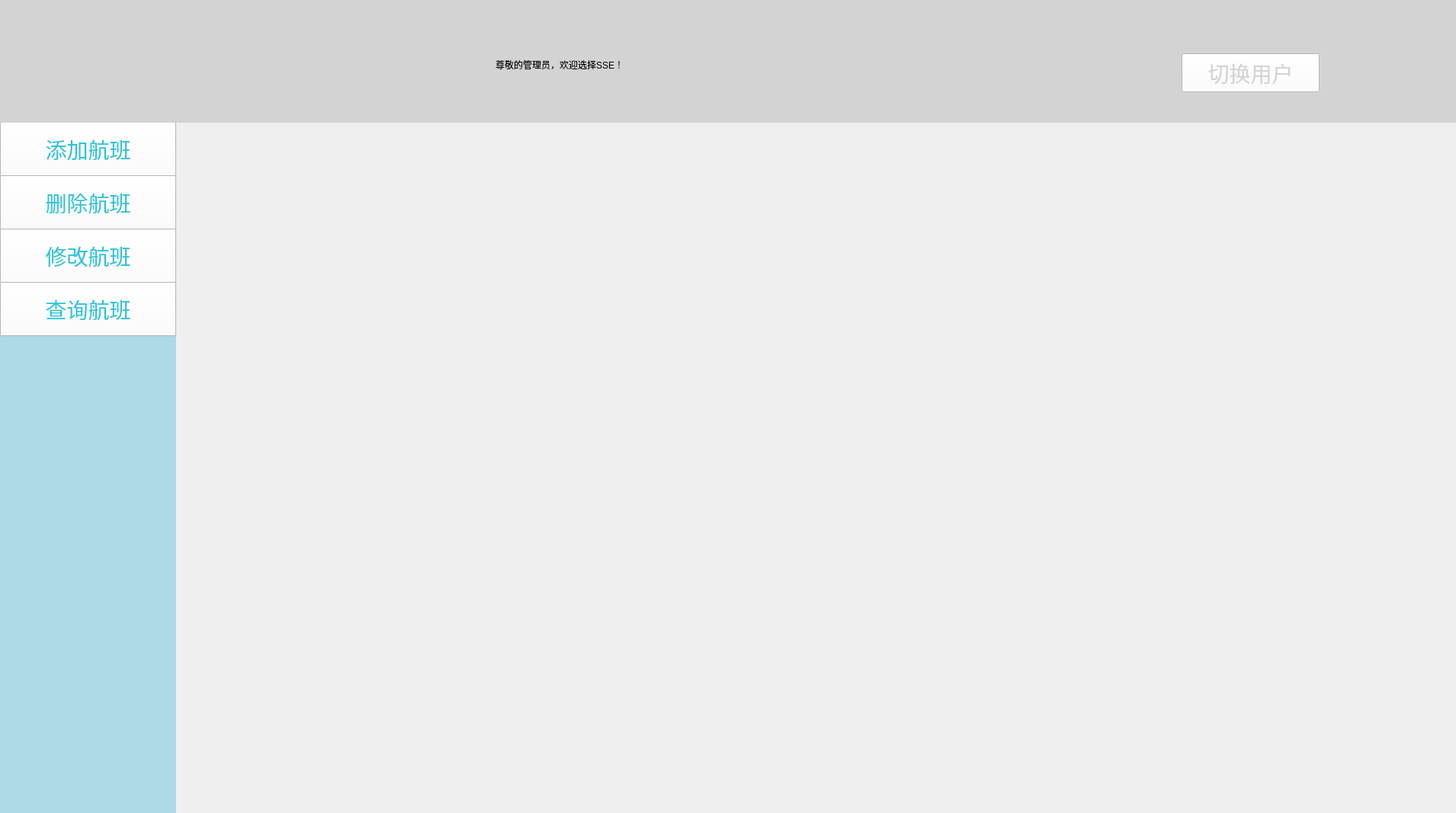
<?xml version="1.0" encoding="UTF-8"?>
<ui version="4.0">
 <class>homemanager</class>
 <widget class="QWidget" name="homemanager">
  <property name="geometry">
   <rect>
    <x>0</x>
    <y>0</y>
    <width>1910</width>
    <height>1067</height>
   </rect>
  </property>
  <property name="windowTitle">
   <string>Form</string>
  </property>
  <widget class="QStackedWidget" name="stackedWidget">
   <property name="geometry">
    <rect>
     <x>230</x>
     <y>160</y>
     <width>1900</width>
     <height>911</height>
    </rect>
   </property>
   <property name="sizePolicy">
    <sizepolicy hsizetype="Maximum" vsizetype="Maximum">
     <horstretch>0</horstretch>
     <verstretch>0</verstretch>
    </sizepolicy>
   </property>
   <property name="styleSheet">
    <string notr="true"/>
   </property>
   <property name="currentIndex">
    <number>0</number>
   </property>
   <widget class="QWidget" name="page">
    <widget class="QWidget" name="widget_2" native="true">
     <property name="geometry">
      <rect>
       <x>110</x>
       <y>50</y>
       <width>579</width>
       <height>109</height>
      </rect>
     </property>
    </widget>
   </widget>
   <widget class="QWidget" name="page_2"/>
  </widget>
  <widget class="QWidget" name="widget_3" native="true">
   <property name="geometry">
    <rect>
     <x>0</x>
     <y>160</y>
     <width>231</width>
     <height>911</height>
    </rect>
   </property>
   <property name="styleSheet">
    <string notr="true">background-color: lightblue;</string>
   </property>
   <widget class="QPushButton" name="searchFlightButton">
    <property name="geometry">
     <rect>
      <x>0</x>
      <y>0</y>
      <width>231</width>
      <height>71</height>
     </rect>
    </property>
    <property name="styleSheet">
     <string notr="true">QPushButton {
    font-family: &quot;Microsoft YaHei&quot;;
    font-size: 28px;
    color: #2AC4D9;
background-color:white;


}
QPushButton:hover {
background-color:#FAC85C;
}</string>
    </property>
    <property name="text">
     <string>添加航班</string>
    </property>
   </widget>
   <widget class="QPushButton" name="myOrdersButton">
    <property name="geometry">
     <rect>
      <x>0</x>
      <y>70</y>
      <width>231</width>
      <height>71</height>
     </rect>
    </property>
    <property name="styleSheet">
     <string notr="true">QPushButton {
    font-family: &quot;Microsoft YaHei&quot;;
    font-size: 28px;
    color: #2AC4D9;
background-color:white;

}
QPushButton:hover {
background-color:#FAC85C;
}</string>
    </property>
    <property name="text">
     <string>删除航班</string>
    </property>
   </widget>
   <widget class="QPushButton" name="seatsSelectButton">
    <property name="geometry">
     <rect>
      <x>0</x>
      <y>140</y>
      <width>231</width>
      <height>71</height>
     </rect>
    </property>
    <property name="styleSheet">
     <string notr="true">QPushButton {
    font-family: &quot;Microsoft YaHei&quot;;
    font-size: 28px;
    color: #2AC4D9;
background-color:white;

}
QPushButton:hover {
background-color:#FAC85C;
}</string>
    </property>
    <property name="text">
     <string>修改航班</string>
    </property>
   </widget>
   <widget class="QPushButton" name="pushButton_2">
    <property name="geometry">
     <rect>
      <x>0</x>
      <y>210</y>
      <width>231</width>
      <height>71</height>
     </rect>
    </property>
    <property name="styleSheet">
     <string notr="true">QPushButton {
    font-family: &quot;Microsoft YaHei&quot;;
    font-size: 28px;
    color: #2AC4D9;
background-color:white;

}
QPushButton:hover {
background-color:#FAC85C;
}</string>
    </property>
    <property name="text">
     <string>查询航班</string>
    </property>
   </widget>
  </widget>
  <widget class="QWidget" name="widget" native="true">
   <property name="geometry">
    <rect>
     <x>0</x>
     <y>0</y>
     <width>1910</width>
     <height>161</height>
    </rect>
   </property>
   <property name="sizePolicy">
    <sizepolicy hsizetype="Maximum" vsizetype="Preferred">
     <horstretch>0</horstretch>
     <verstretch>0</verstretch>
    </sizepolicy>
   </property>
   <property name="styleSheet">
    <string notr="true">background-color: lightgrey;</string>
   </property>
   <widget class="QLabel" name="userLabel">
    <property name="geometry">
     <rect>
      <x>650</x>
      <y>30</y>
      <width>421</width>
      <height>109</height>
     </rect>
    </property>
    <property name="text">
     <string>尊敬的管理员，欢迎选择SSE！</string>
    </property>
   </widget>
   <widget class="QLabel" name="label_2">
    <property name="geometry">
     <rect>
      <x>0</x>
      <y>0</y>
      <width>231</width>
      <height>161</height>
     </rect>
    </property>
    <property name="styleSheet">
     <string notr="true">QLabel {
    border-image: url(:/new/prefix1/images/logo.jpg);
    border: 2px solid lightgrey;
}
</string>
    </property>
    <property name="text">
     <string/>
    </property>
   </widget>
   <widget class="QPushButton" name="pushButton">
    <property name="geometry">
     <rect>
      <x>1550</x>
      <y>70</y>
      <width>181</width>
      <height>51</height>
     </rect>
    </property>
    <property name="styleSheet">
     <string notr="true">QPushButton {
    font-family: &quot;Microsoft YaHei&quot;;
    font-size: 28px;
    color: lightgrey;
background-color:white;


}
QPushButton:hover {
background-color:#FAC85C;
}</string>
    </property>
    <property name="text">
     <string>切换用户</string>
    </property>
   </widget>
  </widget>
 </widget>
 <resources/>
 <connections/>
</ui>
